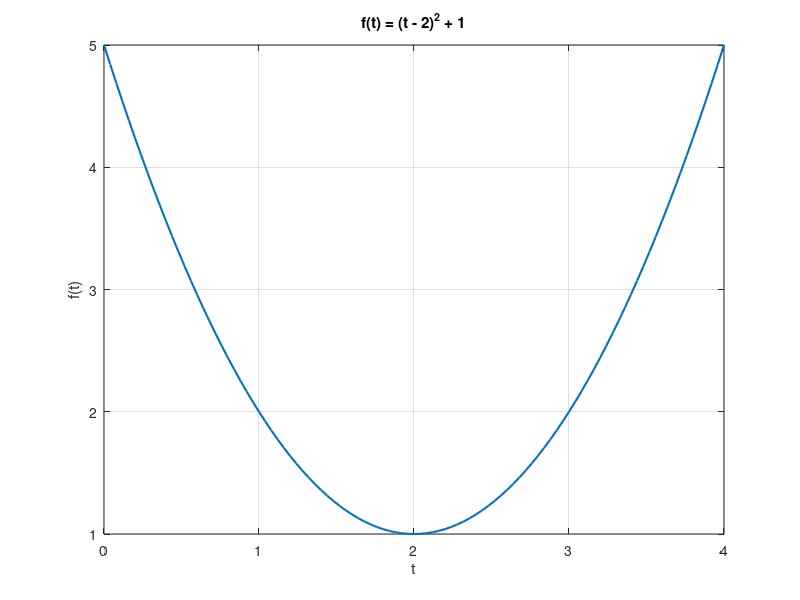

Reproduce this figure in MATLAB.
% Original refresher examples accompanying the matching LaTeX notes.
% Verified 2026-10-04 in MATLAB 26.2.0.3386108 (R2026b).
% Evidence: user-supplied terminal output in docs/matlab-verification.md.
% Run from the repository root with run('matlab/review/arrays_and_linear_systems.m').
clear;
clc;
tol = 1e-10;

%% Dimensions, matrix multiplication, and indexing.
x = [2; 6];
c = [3; 2];
M = [1, 2, 3; 4, 5, 6];
assert(isequal(size(M), [2, 3]) && numel(M) == 6);
assert(c.' * x == 18);
assert(M(2, 3) == 6);
assert(isequal(M(:, 2), [2; 5]));
assert(isequal(M(1, :), [1, 2, 3]));
assert(isequal(M(:), [1; 4; 2; 5; 3; 6]));
assert(isequal(M(M > 3), [4; 5; 6]));
assert(isequal(size([1; 2] + [10, 20]), [2, 2]));

%% Matrix versus element-wise square.
M = [1, 2; 3, 4];
assert(isequal(M * M, [7, 10; 15, 22]));
assert(isequal(M .^ 2, [1, 4; 9, 16]));

%% Production: hand solution x=(2,6), all original constraints checked.
B = [2, 1; 3, 3];
b = [10; 24];
x = B \ b;
assert(norm(x - [2; 6], Inf) <= tol);
assert(norm(B*x - b, Inf) <= tol);
A = [2, 1; 3, 3; 1.5, 0];
capacity = [10; 24; 6];
slack = capacity - A*x;
assert(all(x >= -tol) && all(slack >= -tol));
assert(norm(slack - [0; 0; 3], Inf) <= tol);

%% Function handle, vectorized evaluation, and preallocated loop.
f = @(t) t.^2 - 4*t + 5;
t = linspace(0, 4, 101);
values = f(t);
loopValues = zeros(size(t));
for k = 1:numel(t)
    loopValues(k) = f(t(k));
end
assert(max(abs(values-loopValues)) <= tol);
assert(abs(f(2)-1) <= tol);
assert(all(values >= 1-tol));
fprintf('All numerical refresher assertions passed.\n');

%% Export a plot outside the tracked source tree.
% run() may temporarily change the working directory; resolve paths from this file.
repoRoot = fileparts(fileparts(fileparts(mfilename('fullpath'))));
outputDir = fullfile(repoRoot, 'matlab', 'output');
if ~isfolder(outputDir)
    mkdir(outputDir);
end
fig = figure('Visible', 'off');
plot(t, values, 'LineWidth', 1.5);
xlabel('t'); ylabel('f(t)');
title('f(t) = (t - 2)^2 + 1');
grid on;
plotPath = fullfile(outputDir, '01-quadratic-review.png');
exportgraphics(fig, plotPath, 'Resolution', 150);
close(fig);
fprintf('Plot exported to %s\n', plotPath);
